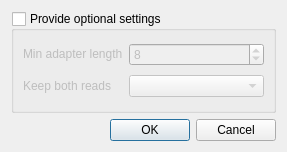
<?xml version="1.0" encoding="UTF-8"?>
<ui version="4.0">
 <class>IlluminaClipAdditionalSettingsDialog</class>
 <widget class="QDialog" name="IlluminaClipAdditionalSettingsDialog">
  <property name="geometry">
   <rect>
    <x>0</x>
    <y>0</y>
    <width>287</width>
    <height>152</height>
   </rect>
  </property>
  <property name="windowTitle">
   <string>Configure ILLUMINACLIP Optional Settings</string>
  </property>
  <layout class="QVBoxLayout" name="verticalLayout_4">
   <item>
    <widget class="QGroupBox" name="groupBox">
     <property name="enabled">
      <bool>true</bool>
     </property>
     <property name="title">
      <string>Provide optional settings</string>
     </property>
     <property name="flat">
      <bool>false</bool>
     </property>
     <property name="checkable">
      <bool>true</bool>
     </property>
     <property name="checked">
      <bool>false</bool>
     </property>
     <layout class="QGridLayout" name="gridLayout">
      <item row="0" column="0">
       <widget class="QLabel" name="minLengthLable">
        <property name="sizePolicy">
         <sizepolicy hsizetype="Preferred" vsizetype="Fixed">
          <horstretch>0</horstretch>
          <verstretch>0</verstretch>
         </sizepolicy>
        </property>
        <property name="text">
         <string>Min adapter length</string>
        </property>
       </widget>
      </item>
      <item row="1" column="0">
       <widget class="QLabel" name="keepBothLable">
        <property name="sizePolicy">
         <sizepolicy hsizetype="Fixed" vsizetype="Preferred">
          <horstretch>0</horstretch>
          <verstretch>0</verstretch>
         </sizepolicy>
        </property>
        <property name="text">
         <string>Keep both reads</string>
        </property>
       </widget>
      </item>
      <item row="1" column="1">
       <widget class="QComboBox" name="keepBothCombo"/>
      </item>
      <item row="0" column="1">
       <widget class="QSpinBox" name="minLengthSpin">
        <property name="sizePolicy">
         <sizepolicy hsizetype="Minimum" vsizetype="Preferred">
          <horstretch>0</horstretch>
          <verstretch>0</verstretch>
         </sizepolicy>
        </property>
        <property name="minimum">
         <number>1</number>
        </property>
        <property name="maximum">
         <number>2147483647</number>
        </property>
        <property name="value">
         <number>8</number>
        </property>
       </widget>
      </item>
     </layout>
    </widget>
   </item>
   <item>
    <widget class="QDialogButtonBox" name="buttonBox">
     <property name="orientation">
      <enum>Qt::Horizontal</enum>
     </property>
     <property name="standardButtons">
      <set>QDialogButtonBox::Cancel|QDialogButtonBox::Ok</set>
     </property>
    </widget>
   </item>
  </layout>
 </widget>
 <resources/>
 <connections>
  <connection>
   <sender>buttonBox</sender>
   <signal>accepted()</signal>
   <receiver>IlluminaClipAdditionalSettingsDialog</receiver>
   <slot>accept()</slot>
   <hints>
    <hint type="sourcelabel">
     <x>248</x>
     <y>254</y>
    </hint>
    <hint type="destinationlabel">
     <x>157</x>
     <y>274</y>
    </hint>
   </hints>
  </connection>
  <connection>
   <sender>buttonBox</sender>
   <signal>rejected()</signal>
   <receiver>IlluminaClipAdditionalSettingsDialog</receiver>
   <slot>reject()</slot>
   <hints>
    <hint type="sourcelabel">
     <x>316</x>
     <y>260</y>
    </hint>
    <hint type="destinationlabel">
     <x>286</x>
     <y>274</y>
    </hint>
   </hints>
  </connection>
 </connections>
</ui>
